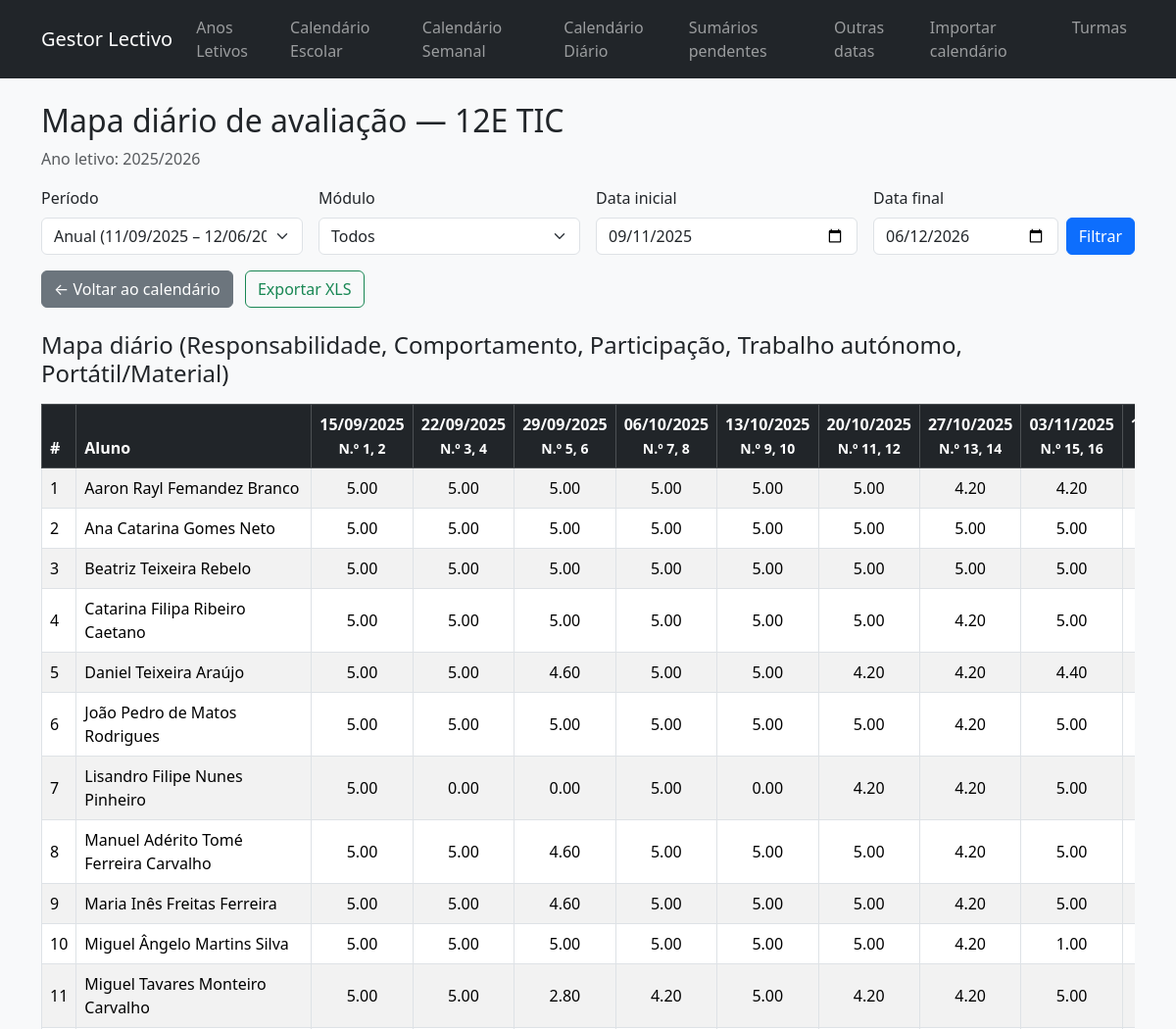
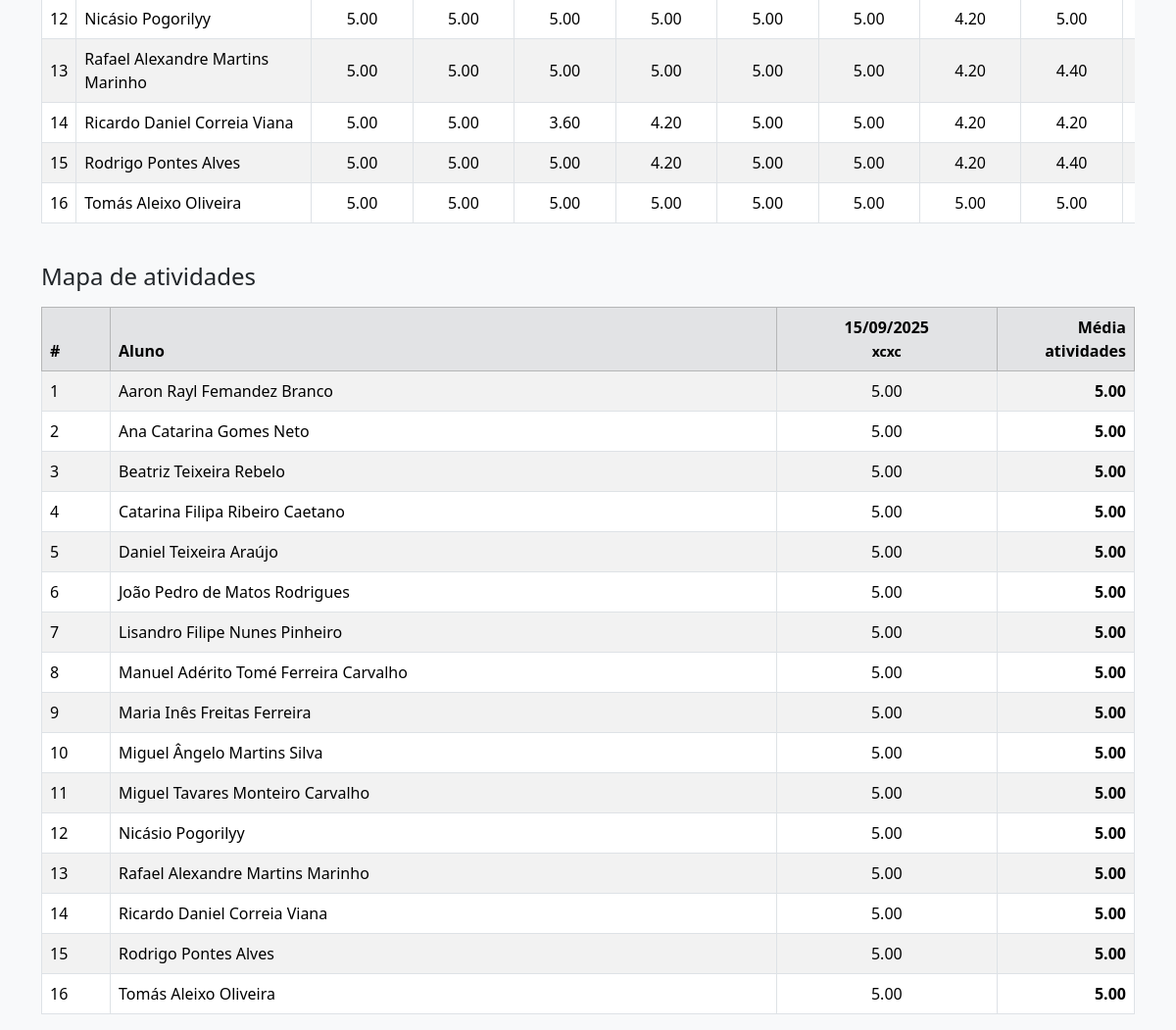
Page /turmas/5/mapa-avaliacao-diaria?periodo_id=13 on the committed database (2 pictures, top to bottom).
### models.py (models this page shows)
class Turma(db.Model):
    __tablename__ = "turmas"
    id = db.Column(db.Integer, primary_key=True)
    nome = db.Column(db.String(50), nullable=False)
    tipo = db.Column(db.String(20), nullable=False, default="regular")
    periodo_tipo = db.Column(db.String(20), nullable=False, default="anual")
    ano_letivo_id = db.Column(db.Integer, db.ForeignKey("anos_letivos.id"))
    ano_letivo = db.relationship("AnoLetivo", backref="turmas")
    livros_turmas = db.relationship(
        "LivroTurma",
        back_populates="turma",
        cascade="all, delete-orphan",
    )
    livros = db.relationship(
        "Livro",
        secondary=lambda: LivroTurma.__table__,
        back_populates="turmas",
    )
    carga_segunda = db.Column(db.Float, nullable=True)
    carga_terca = db.Column(db.Float, nullable=True)
    carga_quarta = db.Column(db.Float, nullable=True)
    carga_quinta = db.Column(db.Float, nullable=True)
    carga_sexta = db.Column(db.Float, nullable=True)
    turmas_disciplinas = db.relationship(
        "TurmaDisciplina",
        back_populates="turma",
        cascade="all, delete-orphan",
    )
    disciplinas = db.relationship(
        "Disciplina",
        secondary=lambda: TurmaDisciplina.__table__,
        back_populates="turmas",
    )
    alunos = db.relationship(
        "Aluno",
        back_populates="turma",
        cascade="all, delete-orphan",
    )

class AnoLetivo(db.Model):
    __tablename__ = "anos_letivos"
    id = db.Column(db.Integer, primary_key=True)
    nome = db.Column(db.String(20), unique=True, nullable=False)
    data_inicio_ano = db.Column(db.Date, nullable=False)
    data_fim_ano = db.Column(db.Date, nullable=False)
    data_fim_semestre1 = db.Column(db.Date, nullable=False)
    data_inicio_semestre2 = db.Column(db.Date, nullable=False)
    descricao = db.Column(db.String(255))
    ativo = db.Column(db.Boolean, nullable=False, default=False)
    fechado = db.Column(db.Boolean, nullable=False, default=False)

class Periodo(db.Model):
    __tablename__ = "periodos"
    id = db.Column(db.Integer, primary_key=True)
    nome = db.Column(db.String(100), nullable=False)
    tipo = db.Column(db.String(20), nullable=False, default="anual")
    data_inicio = db.Column(db.Date, nullable=False)
    data_fim = db.Column(db.Date, nullable=False)
    turma_id = db.Column(db.Integer, db.ForeignKey("turmas.id"), nullable=False)
    turma = db.relationship("Turma", backref="periodos")
    modulo_id = db.Column(db.Integer, db.ForeignKey("modulos.id"), nullable=True)
    modulo = db.relationship("Modulo", backref="periodos_modulares")

class CalendarioAula(db.Model):
    __tablename__ = "calendario_aulas"
    id = db.Column(db.Integer, primary_key=True)
    turma_id = db.Column(db.Integer, db.ForeignKey("turmas.id"), nullable=False)
    periodo_id = db.Column(db.Integer, db.ForeignKey("periodos.id"), nullable=False)
    data = db.Column(db.Date, nullable=False)
    weekday = db.Column(db.Integer, nullable=False)
    modulo_id = db.Column(db.Integer, db.ForeignKey("modulos.id"))
    modulo = db.relationship("Modulo")
    numero_modulo = db.Column(db.Integer)
    total_geral = db.Column(db.Integer)
    sumarios = db.Column(db.String(255))
    tipo = db.Column(db.String(50), default="normal", nullable=False)
    apagado = db.Column(db.Boolean, default=False, nullable=False)
    tempos_sem_aula = db.Column(db.Integer, default=0)
    observacoes = db.Column(db.Text)
    sumario = db.Column(db.Text)
    previsao = db.Column(db.Text)
    atividade = db.Column(db.Boolean, default=False, server_default="0", nullable=False)
    atividade_nome = db.Column(db.Text)
    turma = db.relationship("Turma", backref="calendario_aulas")
    avaliacoes = db.relationship(
        "AulaAluno", back_populates="aula", cascade="all, delete-orphan"
    )
    __table_args__ = (
        db.Index("ix_cal_aulas_turma_data", "turma_id", "data", "apagado"),
        db.Index("ix_cal_aulas_periodo", "periodo_id", "data"),
        db.Index("ix_cal_aulas_modulo", "modulo_id"),
    )

class Aluno(db.Model):
    __tablename__ = "alunos"
    id = db.Column(db.Integer, primary_key=True)
    turma_id = db.Column(db.Integer, db.ForeignKey("turmas.id"), nullable=False)
    processo = db.Column(db.String(50))
    numero = db.Column(db.Integer)
    nome = db.Column(db.String(255), nullable=False)
    nome_curto = db.Column(db.String(100))
    nee = db.Column(db.Text)
    observacoes = db.Column(db.Text)
    turma = db.relationship("Turma", back_populates="alunos")
    avaliacoes = db.relationship(
        "AulaAluno", back_populates="aluno", cascade="all, delete-orphan"
    )
    __table_args__ = (
        db.Index("ix_alunos_turma_numero", "turma_id", "numero"),
    )

class AulaAluno(db.Model):
    __tablename__ = "aulas_alunos"
    id = db.Column(db.Integer, primary_key=True)
    aula_id = db.Column(db.Integer, db.ForeignKey("calendario_aulas.id"), nullable=False)
    aluno_id = db.Column(db.Integer, db.ForeignKey("alunos.id"), nullable=False)
    atraso = db.Column(db.Boolean, default=False, nullable=False)
    faltas = db.Column(db.Integer, default=0, nullable=False)
    responsabilidade = db.Column(db.Integer, default=3, server_default="3")
    comportamento = db.Column(db.Integer, default=3, server_default="3")
    participacao = db.Column(db.Integer, default=3, server_default="3")
    trabalho_autonomo = db.Column(db.Integer, default=3, server_default="3")
    portatil_material = db.Column(db.Integer, default=3, server_default="3")
    atividade = db.Column(db.Integer, default=3, server_default="3")
    aula = db.relationship("CalendarioAula", back_populates="avaliacoes")
    aluno = db.relationship("Aluno", back_populates="avaliacoes")
    __table_args__ = (
        db.UniqueConstraint("aula_id", "aluno_id", name="uq_aula_aluno"),
        db.Index("ix_aulas_alunos_aula", "aula_id"),
        db.Index("ix_aulas_alunos_aluno", "aluno_id"),
    )

### app.py (the view)
    @app.route("/turmas/<int:turma_id>/mapa-avaliacao-diaria")
    def turma_mapa_avaliacao_diaria(turma_id):
        turma = Turma.query.get_or_404(turma_id)
        ano = turma.ano_letivo
        modulos = (
            Modulo.query.filter_by(turma_id=turma.id)
            .order_by(Modulo.nome)
            .all()
        )
        periodos_disponiveis = filtrar_periodos_para_turma(
            turma,
            (
                Periodo.query.filter_by(turma_id=turma.id)
                .order_by(Periodo.data_inicio)
                .all()
            ),
        )
        periodo_id = request.args.get("periodo_id", type=int)
        modulo_id = request.args.get("modulo_id", type=int)
        periodo_atual = None
        if periodo_id:
            periodo_atual = next((p for p in periodos_disponiveis if p.id == periodo_id), None)
        elif periodos_disponiveis:
            periodo_atual = periodos_disponiveis[0]
        data_inicio = _parse_date_form(request.args.get("data_inicio"))
        data_fim = _parse_date_form(request.args.get("data_fim"))
        if not data_inicio and periodo_atual:
            data_inicio = periodo_atual.data_inicio
        if not data_fim and periodo_atual:
            data_fim = periodo_atual.data_fim
        alunos = (
            Aluno.query.filter_by(turma_id=turma.id)
            .order_by(Aluno.numero.is_(None), Aluno.numero, Aluno.nome)
            .all()
        )
        mapa = calcular_mapa_avaliacao_diaria(
            turma,
            alunos,
            data_inicio=data_inicio,
            data_fim=data_fim,
            periodo_id=periodo_atual.id if periodo_atual else None,
            modulo_id=modulo_id,
        )
        dias = mapa.get("dias", [])
        atividades = mapa.get("atividades", [])
        return render_template(
            "turmas/mapa_avaliacao_diaria.html",
            turma=turma,
            ano=ano,
            dias=dias,
            atividades=atividades,
            alunos=alunos,
            periodo_atual=periodo_atual,
            periodos_disponiveis=periodos_disponiveis,
            modulos=modulos,
            modulo_id=modulo_id,
            data_inicio=data_inicio,
            data_fim=data_fim,
        )

### app.py (called while the page is built)
def _parse_date_form(value):
    if not value:
        return None
    try:
        return datetime.strptime(value, "%Y-%m-%d").date()
    except ValueError:
        return None

### calendario_service.py (called while the page is built)
def tipos_periodo_para_turma(turma: Turma) -> Set[str]:
    tipo_principal = getattr(turma, "periodo_tipo", None) or "anual"
    permitidos = {"modular"}
    if tipo_principal in PERIODOS_TURMA_VALIDOS:
        permitidos.add(tipo_principal)
    else:
        permitidos.add("anual")
    return permitidos

def filtrar_periodos_para_turma(turma: Turma, periodos: List[Periodo]) -> List[Periodo]:
    permitidos = tipos_periodo_para_turma(turma)
    return [p for p in periodos if p.tipo in permitidos]

def _total_previsto_para_aula(aula: CalendarioAula) -> int:
    sumarios = [s.strip() for s in (aula.sumarios or "").split(",") if s.strip()]
    base = len(sumarios) if sumarios else 1
    tempos = aula.tempos_sem_aula if aula.tempos_sem_aula is not None else 0
    base = max(base, tempos)
    return max(base, 1)

### templates/turmas/mapa_avaliacao_diaria.html (shortened to what this page needs)
{% extends "base.html" %}
{% block content %}
<h2>Mapa diário de avaliação — {{ turma.nome }}</h2>
{% if ano %}
  <p class="text-muted">Ano letivo: {{ ano.nome }}</p>
{% endif %}
<form method="get" class="row g-3 mb-3">
  <div class="col-md-3">
    <label class="form-label">Período</label>
    <select name="periodo_id" class="form-select" onchange="this.form.submit()">
      {% for p in periodos_disponiveis %}
        <option value="{{ p.id }}" {% if periodo_atual and p.id == periodo_atual.id %}selected{% endif %}>
          {{ p.nome }} ({{ p.data_inicio.strftime('%d/%m/%Y') }} – {{ p.data_fim.strftime('%d/%m/%Y') }})
        </option>
      {% endfor %}
    </select>
  </div>
  <div class="col-md-3">
    <label class="form-label">Módulo</label>
    <select name="modulo_id" class="form-select" onchange="this.form.submit()">
      <option value="">Todos</option>
    </select>
  </div>
  <div class="col-md-3">
    <label class="form-label">Data inicial</label>
    <input type="date" name="data_inicio" class="form-control" value="{{ data_inicio.isoformat() if data_inicio else '' }}">
  </div>
  <div class="col-md-3">
    <label class="form-label">Data final</label>
    <div class="d-flex gap-2">
      <input type="date" name="data_fim" class="form-control" value="{{ data_fim.isoformat() if data_fim else '' }}">
      <button type="submit" class="btn btn-primary">Filtrar</button>
    </div>
  </div>
</form>
<div class="mb-3">
  <a href="{{ url_for('turma_calendario', turma_id=turma.id, periodo_id=periodo_atual.id if periodo_atual else None) }}" class="btn btn-secondary">← Voltar ao calendário</a>
  <a
    href="{{ url_for('turma_mapa_avaliacao_diaria_export', turma_id=turma.id, periodo_id=periodo_atual.id if periodo_atual else None, modulo_id=modulo_id if modulo_id else None, data_inicio=data_inicio.isoformat() if data_inicio else None, data_fim=data_fim.isoformat() if data_fim else None) }}"
    class="btn btn-outline-success ms-2"
  >
    Exportar XLS
  </a>
</div>
{% if dias %}
  {% set datas = dias %}
  <h4 class="mt-4">Mapa diário (Responsabilidade, Comportamento, Participação, Trabalho autónomo, Portátil/Material)</h4>
  <div class="table-responsive mt-3">
    <table class="table table-striped table-bordered align-middle">
      <thead class="table-dark">
        <tr>
          <th style="width: 70px;">#</th>
          <th style="min-width: 240px;">Aluno</th>
          {% for dia in datas %}
            <th class="text-center">
              {{ dia.data.strftime('%d/%m/%Y') }}
              {% if dia.sumarios %}<br><small>N.º {{ dia.sumarios }}</small>{% endif %}
            </th>
          {% endfor %}
        </tr>
      </thead>
      <tbody>
        {% for aluno in alunos %}
          {% set ns = namespace(valores=[], faltas_total=0) %}
          <tr>
            <td>{{ aluno.numero if aluno.numero is not none else '--' }}</td>
            <td>{{ aluno.nome }}</td>
            {% for dia in dias %}
              {% set media = dia.medias.get(aluno.id) %}
              {% if media is not none %}
                {% set _ = ns.valores.append(media) %}
              {% endif %}
              <td class="text-center">
                {% if media is none %}
                  —
                {% else %}
                  {{ '%.2f'|format(media) }}
                {% endif %}
              </td>
              {% set ns.faltas_total = ns.faltas_total + (dia.faltas.get(aluno.id) or 0) %}
            {% endfor %}
          </tr>
        {% endfor %}
      </tbody>
    </table>
  </div>
{% endif %}
{% if atividades %}
  <h4 class="mt-4" id="mapa-atividades">Mapa de atividades</h4>
  <div class="table-responsive mt-3">
    <table class="table table-striped table-bordered align-middle">
      <thead class="table-secondary">
        <tr>
          <th style="width: 70px;">#</th>
          <th style="min-width: 240px;">Aluno</th>
          {% for at in atividades %}
            <th class="text-center">{{ at.data.strftime('%d/%m/%Y') }}{% if at.titulo %}<br><small>{{ at.titulo }}</small>{% endif %}</th>
          {% endfor %}
          <th class="text-end" style="width: 140px;">Média atividades</th>
        </tr>
      </thead>
      <tbody>
        {% for aluno in alunos %}
          {% set ns = namespace(valores=[]) %}
          <tr>
            <td>{{ aluno.numero if aluno.numero is not none else '--' }}</td>
            <td>{{ aluno.nome }}</td>
            {% for at in atividades %}
              {% set nota = at.notas.get(aluno.id) %}
              {% if nota is not none %}
                {% set _ = ns.valores.append(nota) %}
              {% endif %}
              <td class="text-center">
                {% if nota is none %}
                  —
                {% else %}
                  {{ '%.2f'|format(nota) }}
                {% endif %}
              </td>
            {% endfor %}
            <td class="text-end fw-semibold">
              {% if ns.valores %}
                {{ '%.2f'|format((ns.valores | sum) / (ns.valores | length)) }}
              {% else %}
                —
              {% endif %}
            </td>
          </tr>
        {% endfor %}
      </tbody>
    </table>
  </div>
{% endif %}
{% endblock %}

### rows in the picture
Turma: nome "12E TIC"
AnoLetivo: nome "2025/2026"
Periodo: data_inicio "09/11/2025", data_fim "06/12/2026"
CalendarioAula: data "15/09/2025"
CalendarioAula: data "22/09/2025"
CalendarioAula: data "29/09/2025"
CalendarioAula: data "06/10/2025"
CalendarioAula: data "13/10/2025"
CalendarioAula: data "20/10/2025"
CalendarioAula: data "27/10/2025"
CalendarioAula: data "03/11/2025"
Aluno: numero "1", nome "Aaron Rayl Femandez Branco", media "5.00" "5.00" "5.00" "5.00" "5.00" "5.00" "4.20" "4.20", valores "5.00"
Aluno: numero "2", nome "Ana Catarina Gomes Neto", media "5.00" "5.00" "5.00" "5.00" "5.00" "5.00" "5.00" "5.00", valores "5.00"
Aluno: numero "3", nome "Beatriz Teixeira Rebelo", media "5.00" "5.00" "5.00" "5.00" "5.00" "5.00" "5.00" "5.00", valores "5.00"
Aluno: numero "4", nome "Catarina Filipa Ribeiro Caetano", media "5.00" "5.00" "5.00" "5.00" "5.00" "5.00" "4.20" "5.00", valores "5.00"
Aluno: numero "5", nome "Daniel Teixeira Araújo", media "5.00" "5.00" "4.60" "5.00" "5.00" "4.20" "4.20" "4.40", valores "5.00"
Aluno: numero "6", nome "João Pedro de Matos Rodrigues", media "5.00" "5.00" "5.00" "5.00" "5.00" "5.00" "4.20" "5.00", valores "5.00"
Aluno: numero "7", nome "Lisandro Filipe Nunes Pinheiro", media "5.00" "0.00" "0.00" "5.00" "0.00" "4.20" "4.20" "5.00", valores "5.00"
Aluno: numero "8", nome "Manuel Adérito Tomé Ferreira Carvalho", media "5.00" "5.00" "4.60" "5.00" "5.00" "5.00" "4.20" "5.00", valores "5.00"
Aluno: numero "9", nome "Maria Inês Freitas Ferreira", media "5.00" "5.00" "4.60" "5.00" "5.00" "5.00" "4.20" "5.00", valores "5.00"
Aluno: numero "10", nome "Miguel Ângelo Martins Silva", media "5.00" "5.00" "5.00" "5.00" "5.00" "5.00" "4.20" "1.00", valores "5.00"
Aluno: numero "11", nome "Miguel Tavares Monteiro Carvalho", media "5.00" "5.00" "2.80" "4.20" "5.00" "4.20" "4.20" "5.00", valores "5.00"
Aluno: numero "12", nome "Nicásio Pogorilyy", media "5.00" "5.00" "5.00" "5.00" "5.00" "5.00" "4.20" "5.00", valores "5.00"
Aluno: numero "13", nome "Rafael Alexandre Martins Marinho", media "5.00" "5.00" "5.00" "5.00" "5.00" "5.00" "4.20" "4.40", valores "5.00"
Aluno: numero "14", nome "Ricardo Daniel Correia Viana", media "5.00" "5.00" "3.60" "4.20" "5.00" "5.00" "4.20" "4.20", valores "5.00"
Aluno: numero "15", nome "Rodrigo Pontes Alves", media "5.00" "5.00" "5.00" "4.20" "5.00" "5.00" "4.20" "4.40", valores "5.00"
Aluno: numero "16", nome "Tomás Aleixo Oliveira", media "5.00" "5.00" "5.00" "5.00" "5.00" "5.00" "5.00" "5.00", valores "5.00"
AulaAluno: data "15/09/2025", titulo "xcxc", nota "5.00"

### other values in the picture
{{ dia.sumarios }} "1, 2" "3, 4" "5, 6" "7, 8" "9, 10" "11, 12" "13, 14" "15, 16"
form field periodo_id "Anual (11/09/2025 – 12/06/2026)"
